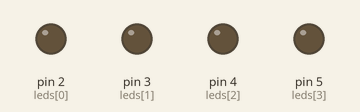
Recording of a sketch running on a simulated Arduino Uno, built with avr-gcc and run on an emulated ATmega328P. Parts: output pins drawn as LEDs (lit = HIGH).

Above: at 0.1 s.
At 0.7 s:
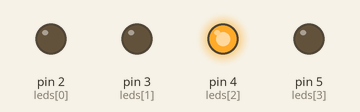
At 1.3 s:
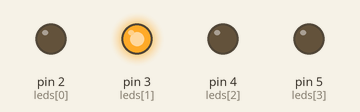
At 1.7 s:
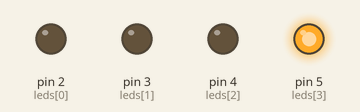
At 2.7 s:
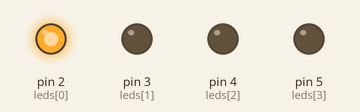
Timing chart, 0 to 3.0 s (numbered marks = the images above):
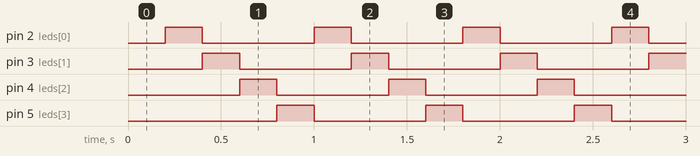

The sketch:

2C.ino
```cpp
const int leds[] = {2, 3, 4, 5};  // pinos dos 4 LEDs
const int qtdLeds = 4;

unsigned long tempoAnterior = 0;
const int intervalo = 200;

int ledAtual = 0;

void setup() {
  pinMode(2, OUTPUT);
  pinMode(3, OUTPUT);
  pinMode(4, OUTPUT);
  pinMode(5, OUTPUT);
}

void loop() {

  if (millis() - tempoAnterior >= intervalo) {
    tempoAnterior = millis();

    // apaga todos os LEDs
    for (int i = 0; i < qtdLeds; i++) {
      digitalWrite(leds[i], LOW);
    }

    // liga o LED atual
    digitalWrite(leds[ledAtual], HIGH);

    // vai pro próximo LED
    ledAtual++;

    // volta pro início
    if (ledAtual >= qtdLeds) {
      ledAtual = 0;
    }
  }

}
```

Measured:
- by itself, pin 2 (leds[0]), pin 3 (leds[1]), pin 4 (leds[2]), pin 5 (leds[3]): alternates HIGH for 0.20 s and LOW for 0.60 s
- by itself, everything shown: repeats every 0.80 s, in 4 steps
